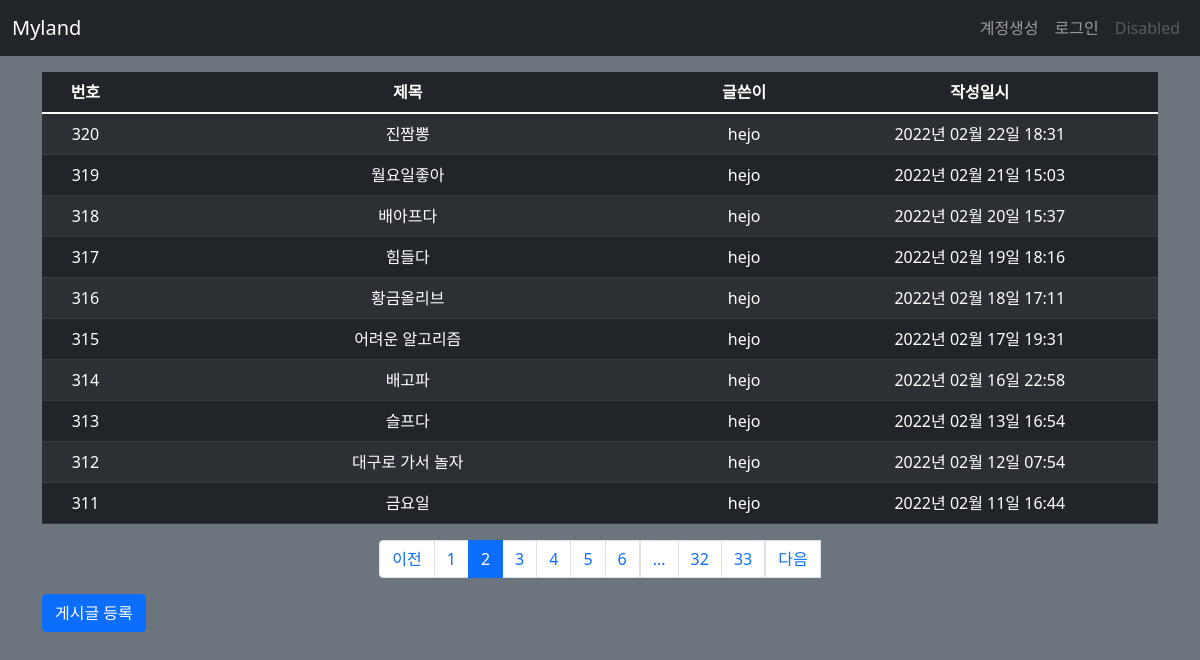
Page /post/list/?page=2 on the committed database.
### myland/models.py (models this page shows)
class Post(db.Model):
    id = db.Column(db.Integer, primary_key=True)
    title = db.Column(db.String(200), nullable=False)
    content = db.Column(db.Text, nullable=False)
    create_date = db.Column(db.DateTime(), nullable=False)
    user_id = db.Column(db.Integer, db.ForeignKey('user.id', ondelete='CASCADE'), nullable=False)
    user = db.relationship('User', backref=db.backref('post_set'))
    modify_date = db.Column(db.DateTime(), nullable=True)

class User(db.Model):
    id = db.Column(db.Integer, primary_key=True)
    username = db.Column(db.String(150), unique=True, nullable=False)
    password = db.Column(db.String(200), nullable=True)
    email = db.Column(db.String(120), unique=True, nullable=False)
    modify_date = db.Column(db.DateTime(), nullable=True)

### myland/views/post_views.py (the view)
@bp.route('/list/')
def _list():
    page = request.args.get('page', type=int, default=1)
    post_list = Post.query.order_by(Post.create_date.desc())
    post_list = post_list.paginate(page, per_page=10)
    return render_template('post/post_list.html', post_list=post_list)

### myland/filter.py (called while the page is built)
def format_datetime(value, fmt='%Y년 %m월 %d일 %H:%M'):
    return value.strftime(fmt)

### myland/views/auth_views.py (called while the page is built)
@bp.before_app_request
def load_logged_in_user():
    user_id = session.get('user_id')
    if user_id is None:
        g.user = None
    else:
        g.user = User.query.get(user_id)

### myland/templates/post/post_list.html
{% extends 'base.html' %}
{% block content %}
<div class="container my-3">
  <table class="table table-dark table-striped table-hover">
    <thead>
    <tr class="text-center">
      <th>번호</th>
      <th style="width:50%">제목</th>
      <th>글쓴이</th>
      <th>작성일시</th>
    </tr>
    </thead>
    <tbody>
    {% if post_list %}
    {% for post in post_list.items %}
    <tr class="text-center">
      <td>{{ post_list.total - ((post_list.page - 1) * post_list.per_page) - loop.index0 }}</td>
      <td class="text-left">
        <a href="{{ url_for('post.detail', post_id=post.id) }}" style="text-decoration-line: none; color: white;">{{ post.title }}</a>
      </td>
      <td>{{ post.user.username }}</td>
      <td>{{ post.create_date|datetime }}</td>
    </tr>
    {% endfor %}
    {% else %}
    <tr>
      <td colspan="3">게시글이 없습니다.</td>
    </tr>
    {% endif %}
    </tbody>
  </table>
  <ul class="pagination justify-content-center">
    {% if post_list.has_prev %}
    <li class="page-item">
      <a class="page-link" href="?page={{ post_list.prev_num }}">이전</a>
    </li>
    {% else %}
    <li class="page-item disabled">
      <a class="page-link" tabindex="-1" aria-disabled="true" href="#">이전</a>
    </li>
    {% endif %}
    {% for page_num in post_list.iter_pages() %}
      {% if page_num %}
        {% if page_num != post_list.page %}
        <li class="page-item">
          <a class="page-link" href="?page={{ page_num }}">{{ page_num }}</a>
        </li>
        {% else %}
        <li class="page-item active" aria-current="page">
          <a class="page-link" href="#">{{ page_num }}</a>
        </li>
        {% endif %}
      {% else %}
        <li class="disabled">
          <a class="page-link" href="#">...</a>
        </li>
      {% endif %}
    {% endfor %}
    {% if post_list.has_next %}
    <li class="page-items">
      <a class="page-link" href="?page={{ post_list.next_num }}">다음</a>
    </li>
    {% else %}
    <li class="page-item disabled">
      <a class="page-link" tabindex="-1" aria-disabled="true" href="#">다음</a>
    </li>
    {% endif %}
  </ul>
  <a href="{{ url_for('post.create') }}" class="btn btn-primary">게시글 등록</a>
</div>
{% endblock %}

### rows in the picture
Post: id "320", title "진짬뽕", user.username "hejo", create_date "2022년 02월 22일 18:31"
Post: id "319", title "월요일좋아", user.username "hejo", create_date "2022년 02월 21일 15:03"
Post: id "318", title "배아프다", user.username "hejo", create_date "2022년 02월 20일 15:37"
Post: id "317", title "힘들다", user.username "hejo", create_date "2022년 02월 19일 18:16"
Post: id "316", title "황금올리브", user.username "hejo", create_date "2022년 02월 18일 17:11"
Post: id "315", title "어려운 알고리즘", user.username "hejo", create_date "2022년 02월 17일 19:31"
Post: id "314", title "배고파", user.username "hejo", create_date "2022년 02월 16일 22:58"
Post: id "313", title "슬프다", user.username "hejo", create_date "2022년 02월 13일 16:54"
Post: id "312", title "대구로 가서 놀자", user.username "hejo", create_date "2022년 02월 12일 07:54"
Post: id "311", title "금요일", user.username "hejo", create_date "2022년 02월 11일 16:44"

### other values in the picture
{{ page_num }} "1" "3" "4" "5" "6" "32" "33"
{{ page_num }} "2"
